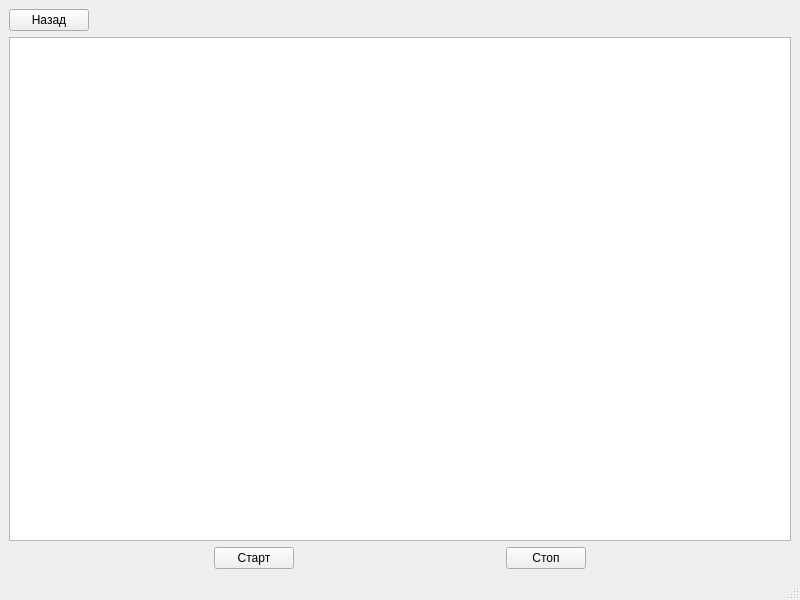
<?xml version="1.0" encoding="UTF-8"?>
<ui version="4.0">
 <class>VT</class>
 <widget class="QMainWindow" name="VT">
  <property name="geometry">
   <rect>
    <x>0</x>
    <y>0</y>
    <width>800</width>
    <height>600</height>
   </rect>
  </property>
  <property name="windowTitle">
   <string>VT</string>
  </property>
  <widget class="QWidget" name="centralwidget">
   <layout class="QGridLayout" name="gridLayout">
    <item row="0" column="0">
     <layout class="QVBoxLayout" name="verticalLayout">
      <item>
       <layout class="QHBoxLayout" name="horizontalLayout">
        <item>
         <widget class="QPushButton" name="back">
          <property name="text">
           <string>Назад</string>
          </property>
         </widget>
        </item>
        <item>
         <spacer name="horizontalSpacer">
          <property name="orientation">
           <enum>Qt::Horizontal</enum>
          </property>
          <property name="sizeHint" stdset="0">
           <size>
            <width>40</width>
            <height>20</height>
           </size>
          </property>
         </spacer>
        </item>
       </layout>
      </item>
      <item>
       <layout class="QHBoxLayout" name="horizontalLayout_2">
        <item>
         <widget class="PlotWidget" name="chart"/>
        </item>
       </layout>
      </item>
      <item>
       <layout class="QHBoxLayout" name="horizontalLayout_3">
        <item>
         <spacer name="horizontalSpacer_2">
          <property name="orientation">
           <enum>Qt::Horizontal</enum>
          </property>
          <property name="sizeHint" stdset="0">
           <size>
            <width>40</width>
            <height>20</height>
           </size>
          </property>
         </spacer>
        </item>
        <item>
         <widget class="QPushButton" name="start">
          <property name="text">
           <string>Старт</string>
          </property>
         </widget>
        </item>
        <item>
         <spacer name="horizontalSpacer_3">
          <property name="orientation">
           <enum>Qt::Horizontal</enum>
          </property>
          <property name="sizeHint" stdset="0">
           <size>
            <width>40</width>
            <height>20</height>
           </size>
          </property>
         </spacer>
        </item>
        <item>
         <widget class="QPushButton" name="stop">
          <property name="text">
           <string>Стоп</string>
          </property>
         </widget>
        </item>
        <item>
         <spacer name="horizontalSpacer_4">
          <property name="orientation">
           <enum>Qt::Horizontal</enum>
          </property>
          <property name="sizeHint" stdset="0">
           <size>
            <width>40</width>
            <height>20</height>
           </size>
          </property>
         </spacer>
        </item>
       </layout>
      </item>
     </layout>
    </item>
   </layout>
  </widget>
  <widget class="QMenuBar" name="menubar">
   <property name="geometry">
    <rect>
     <x>0</x>
     <y>0</y>
     <width>800</width>
     <height>21</height>
    </rect>
   </property>
  </widget>
  <widget class="QStatusBar" name="statusbar"/>
 </widget>
 <customwidgets>
  <customwidget>
   <class>PlotWidget</class>
   <extends>QGraphicsView</extends>
   <header>pyqtgraph</header>
  </customwidget>
 </customwidgets>
 <resources/>
 <connections/>
</ui>
